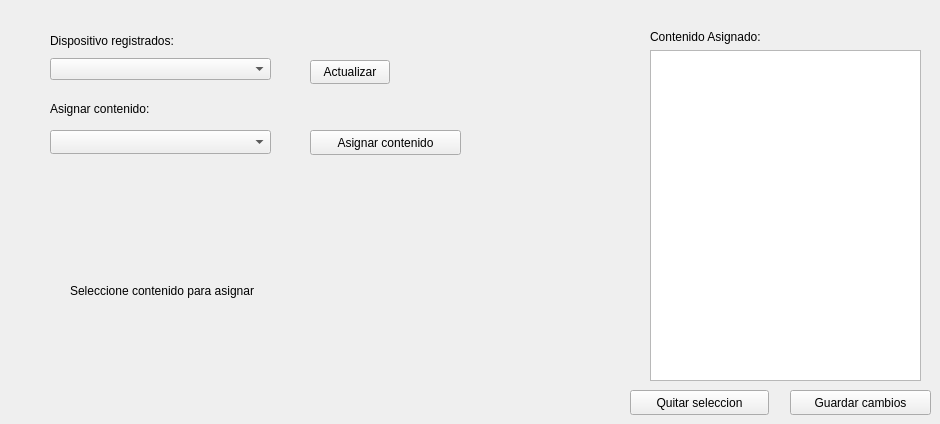
      <widget class="QWidget" name="tab_5">
       <attribute name="title">
        <string>Asignar Material</string>
       </attribute>
       <widget class="QWidget" name="layoutWidget_12">
        <property name="geometry">
         <rect>
          <x>650</x>
          <y>30</y>
          <width>271</width>
          <height>351</height>
         </rect>
        </property>
        <layout class="QVBoxLayout" name="verticalLayout_27">
         <item>
          <widget class="QLabel" name="Gestion_Contenido_Disponible_Label">
           <property name="text">
            <string>Contenido Asignado:</string>
           </property>
          </widget>
         </item>
         <item>
          <widget class="QListWidget" name="Gestion_Contenido_Disponible"/>
         </item>
        </layout>
       </widget>
       <widget class="QComboBox" name="lista_asignar_contenido">
        <property name="geometry">
         <rect>
          <x>50</x>
          <y>130</y>
          <width>221</width>
          <height>24</height>
         </rect>
        </property>
       </widget>
       <widget class="QLabel" name="label_asignar_contenido">
        <property name="geometry">
         <rect>
          <x>50</x>
          <y>100</y>
          <width>201</width>
          <height>17</height>
         </rect>
        </property>
        <property name="text">
         <string>Asignar contenido:</string>
        </property>
       </widget>
       <widget class="QPushButton" name="boton_asignar_contenido">
        <property name="geometry">
         <rect>
          <x>310</x>
          <y>130</y>
          <width>151</width>
          <height>25</height>
         </rect>
        </property>
        <property name="text">
         <string>Asignar contenido</string>
        </property>
       </widget>
       <widget class="QLabel" name="miniatura_asignar_contenido">
        <property name="geometry">
         <rect>
          <x>70</x>
          <y>180</y>
          <width>341</width>
          <height>221</height>
         </rect>
        </property>
        <property name="sizePolicy">
         <sizepolicy hsizetype="Preferred" vsizetype="Preferred">
          <horstretch>0</horstretch>
          <verstretch>0</verstretch>
         </sizepolicy>
        </property>
        <property name="text">
         <string>Seleccione contenido para asignar</string>
        </property>
        <property name="scaledContents">
         <bool>true</bool>
        </property>
       </widget>
       <widget class="QPushButton" name="Guardar_cambios_contenido_asignado">
        <property name="geometry">
         <rect>
          <x>790</x>
          <y>390</y>
          <width>141</width>
          <height>25</height>
         </rect>
        </property>
        <property name="text">
         <string>Guardar cambios</string>
        </property>
       </widget>
       <widget class="QPushButton" name="Quitar_contenido_asignado">
        <property name="geometry">
         <rect>
          <x>630</x>
          <y>390</y>
          <width>139</width>
          <height>25</height>
         </rect>
        </property>
        <property name="text">
         <string>Quitar seleccion</string>
        </property>
       </widget>
       <widget class="QWidget" name="layoutWidget_11">
        <property name="geometry">
         <rect>
          <x>50</x>
          <y>30</y>
          <width>221</width>
          <height>50</height>
         </rect>
        </property>
        <layout class="QVBoxLayout" name="verticalLayout_26">
         <item>
          <widget class="QLabel" name="asignacion_dispositivos_label">
           <property name="text">
            <string>Dispositivo registrados:</string>
           </property>
          </widget>
         </item>
         <item>
          <widget class="QComboBox" name="asignacion_dispositivos"/>
         </item>
        </layout>
       </widget>
       <widget class="QPushButton" name="Actualizar_Lista_Dispositivos">
        <property name="geometry">
         <rect>
          <x>310</x>
          <y>60</y>
          <width>80</width>
          <height>24</height>
         </rect>
        </property>
        <property name="text">
         <string>Actualizar</string>
        </property>
       </widget>
      </widget>
